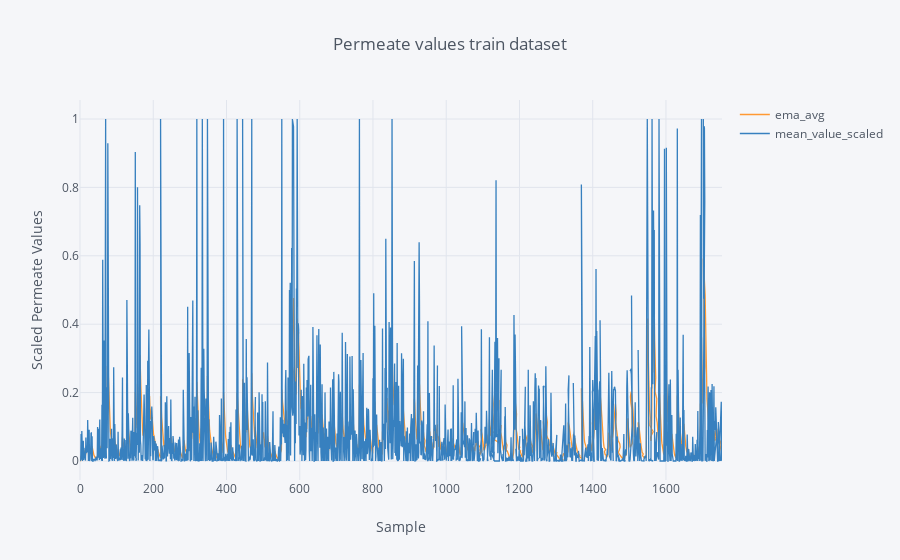

Notebook cell for this chart:
### Markdown cell above
### Train data set

### Code cell
X_train[[STAT,'mean_value_scaled']].iplot(xTitle='Sample', yTitle='Scaled Permeate Values',title='Permeate values train dataset')

### Figure 1 — Plotly figure (JSON) as saved in the notebook; plotly's stock layout.template omitted (floating-point values rounded to 4 significant figures; data arrays with more than 128 entries replaced by an {"elided": "..."} marker saying what was removed)
{"data": [{"line": {"color": "rgba(255, 153, 51, 1.0)", "dash": "solid", "shape": "linear", "width": 1.3}, "mode": "lines", "name": "ema_avg", "text": "", "type": "scatter", "uid": "82415c2c-9891-4e94-86e7-56f45cf84d5b", "x": {"elided": "1754 int values"}, "y": {"elided": "1754 float values"}}, {"line": {"color": "rgba(55, 128, 191, 1.0)", "dash": "solid", "shape": "linear", "width": 1.3}, "mode": "lines", "name": "mean_value_scaled", "text": "", "type": "scatter", "uid": "a7f4c49e-1dc7-4596-be49-85b1284c3bd2", "x": {"elided": "1754 int values"}, "y": {"elided": "1754 float values"}}], "layout": {"legend": {"bgcolor": "#F5F6F9", "font": {"color": "#4D5663"}}, "paper_bgcolor": "#F5F6F9", "plot_bgcolor": "#F5F6F9", "title": {"font": {"color": "#4D5663"}, "text": "Permeate values train dataset"}, "xaxis": {"gridcolor": "#E1E5ED", "showgrid": true, "tickfont": {"color": "#4D5663"}, "title": {"font": {"color": "#4D5663"}, "text": "Sample"}, "zerolinecolor": "#E1E5ED"}, "yaxis": {"gridcolor": "#E1E5ED", "showgrid": true, "tickfont": {"color": "#4D5663"}, "title": {"font": {"color": "#4D5663"}, "text": "Scaled Permeate Values"}, "zerolinecolor": "#E1E5ED"}}}
